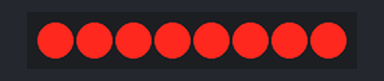
Recording of a sketch running on a simulated Arduino Uno, built with avr-gcc and run on an emulated ATmega328P. Parts: 8 shift-register outputs drawn as a row of LEDs (first output left, lit = HIGH). Wiring (inferred from the names in the program): shift register (74HC595): data pin 12; shift clock pin 9; latch pin 11. Wiring (inferred from the signals the program sends): row of LEDs: on Q0, Q1, Q2, Q3, Q4, Q5, Q6, Q7.

Above: at 0.05 s.
At 0.75 s:
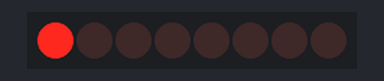
Timing chart, 0 to 2.3 s (numbered marks = the images above):
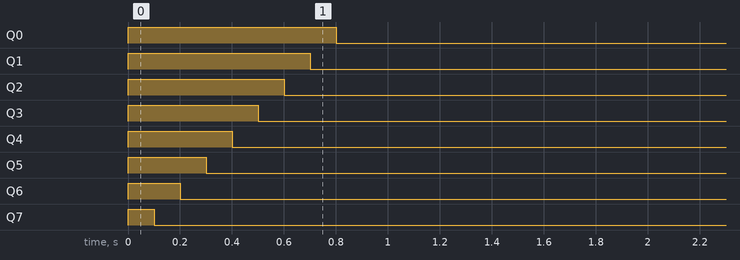

Measured:
- by itself, Q0: LOW → HIGH at 0.00 s, → LOW 0.80 s later
- by itself, Q1: LOW → HIGH at 0.00 s, → LOW 0.70 s later
- by itself, Q2: LOW → HIGH at 0.00 s, → LOW 0.60 s later
- by itself, Q3: LOW → HIGH at 0.00 s, → LOW 0.50 s later
- by itself, Q4: LOW → HIGH at 0.00 s, → LOW 0.40 s later
- by itself, Q5: LOW → HIGH at 0.00 s, → LOW 0.30 s later
- by itself, Q6: LOW → HIGH at 0.00 s, → LOW 0.20 s later
- by itself, Q7: LOW → HIGH at 0.00 s, → LOW 0.10 s later

The sketch:

Class_42_Serial_Shift_Register.ino
```cpp
int latchPin = 11;
int clockPin = 9;
int dataPin = 12;

byte leds = 0b11111111;
int dt = 100;

void setup() {
  // put your setup code here, to run once:
 Serial.begin(9600);
 pinMode(clockPin,OUTPUT);
 pinMode(dataPin,OUTPUT);
 pinMode(latchPin,OUTPUT);

}

void loop() {
  // put your main code here, to run repeatedly:
digitalWrite(latchPin,LOW);
shiftOut(dataPin,clockPin,LSBFIRST,leds);
digitalWrite(latchPin,HIGH);

leds = leds*0b10;

delay(dt);


}
```
